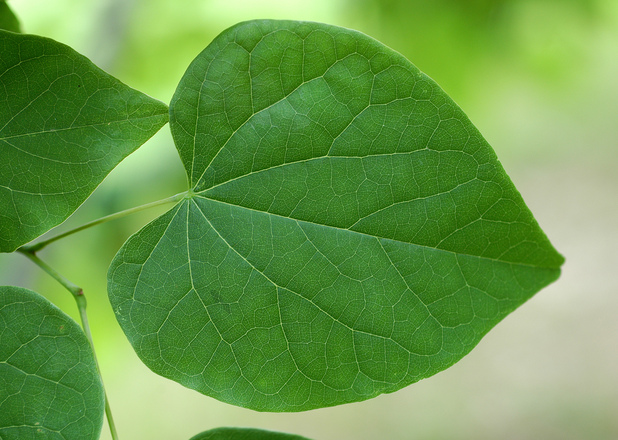
#> input picture app/leaves/input/leaf.jpg, 618 x 440 px
$ python segmentation.py   (older library calls are emulated)
#> lines starting #> are read from the running program, lines starting #| are printed output that depends on the picture; after the words box and inside, x2 and y2 are one past the last pixel; in counts of white or black regions, pixels touching at a corner belong together
# Forest
# Copyright 2016 pauldamora.me All rights reserved
#
# Authors: Paul D'Amora
#
# Description: Detects leaf boundaries and removes everything not in boundary
# Sets everything inside boundary to black, and removes noise
import os
import numpy as np
from skimage import io
from skimage.feature import peak_local_max
from skimage.morphology import watershed
from scipy import ndimage
import cv2

# Define constants
IMAGE_WIDTH = 300.0

# Load image
filename = os.path.join('./input', 'leaf.jpg')
image = cv2.imread(filename)
#> image is the input picture: shape (440, 618, 3); mean B, G, R 74.6, 154.3, 106

# Compute the ratio of the old image width to the new image width (300)
# Make a copy of the original image, and resize image to 300
ratio = IMAGE_WIDTH / image.shape[1]
#> ratio = 0.485
dim = (int(IMAGE_WIDTH), int(image.shape[0] * ratio))
#> dim = (300, 213)
orig = image.copy()
image = cv2.resize(image, dim, interpolation=cv2.INTER_AREA)
#> image: shape (213, 300, 3)

# Convert the image to grayscale, blur it, and find edges
# in the image using canny edge detection
gray = cv2.cvtColor(image, cv2.COLOR_BGR2GRAY)
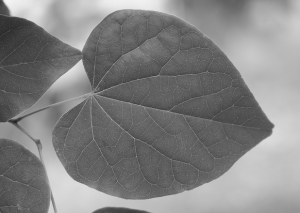
#> gray: shape (213, 300); min 34, max 244, mean 130.8
gray = cv2.bilateralFilter(gray, 11, 17, 17)
edged = cv2.Canny(gray, 30, 200)
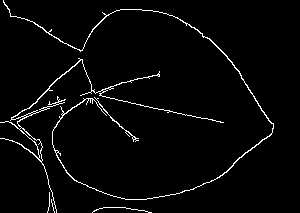
#> edged: shape (213, 300); 2.9% white in thin lines or dots

# Find contours in the image, only keep the largest ones
(_, contours, _) = cv2.findContours(edged.copy(), cv2.RETR_TREE,
                                    cv2.CHAIN_APPROX_SIMPLE)
#> contours = 21 contours, 17 with area under 20; largest, box (x1, y1, x2, y2) and area: (0, 58, 224, 213) 310, (3, 0, 274, 200) 242, (19, 127, 43, 162) 117, (94, 97, 139, 142) 32
contours = sorted(contours, key=cv2.contourArea, reverse=True)[:10]
#> contours = 10 contours, 6 with area under 20; largest, box (x1, y1, x2, y2) and area: (0, 58, 224, 213) 310, (3, 0, 274, 200) 242, (19, 127, 43, 162) 117, (94, 97, 139, 142) 32
leaf_contour = None

contour_image = cv2.drawContours(image.copy(), [leaf_contour], -1,
                                 (0, 255, 0), 3)
cv2.imshow("Resize", image)
cv2.imshow("Gray", gray)
cv2.imshow("Edge", edged)
cv2.imshow("Contours", contour_image)
cv2.waitKey(0)
